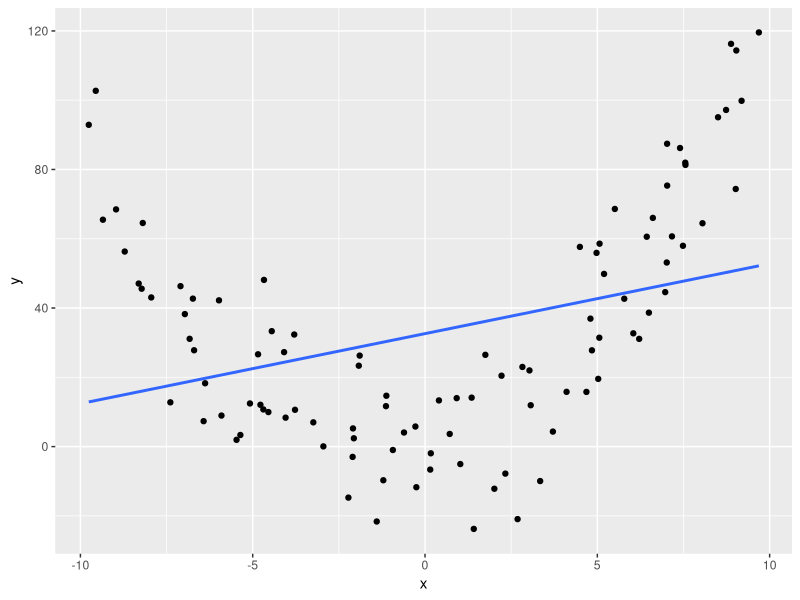
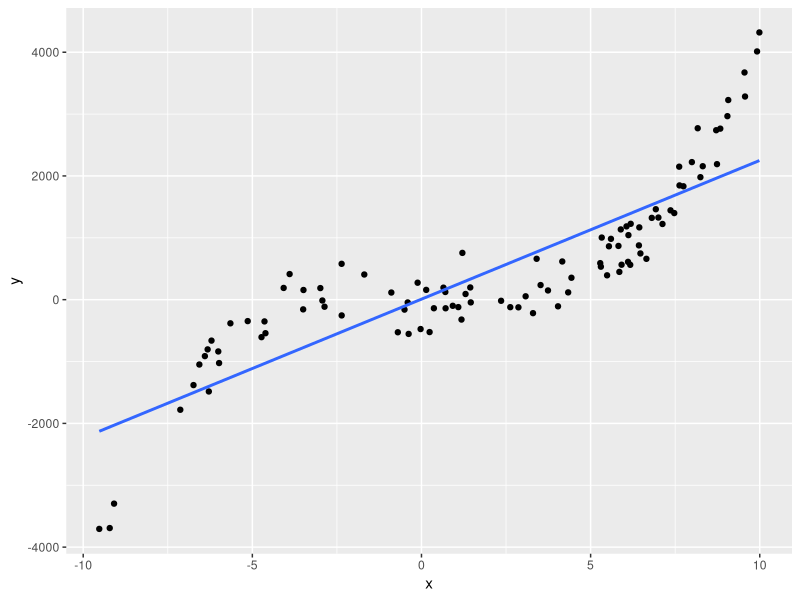

The R source for these figures, in order:
## ---- chunk 1
library(tidyverse)
## ---- chunk 2
#| echo: false

set.seed(2343)
bad_linear_data <- data.frame(
  x = runif(100, -10, 10),
  residual = rnorm(100, mean = 0, sd = 15)
) |> 
  mutate(y = 2*x + x^2 + 1 + residual)

r_squared <- cor(bad_linear_data$x, bad_linear_data$y)^2
r_squared <- round(r_squared, 2)

ggplot(bad_linear_data, aes(x = x, y = y)) +
  geom_point() +
  geom_smooth(method = "lm", se = FALSE)
## ---- chunk 3
#| echo: false
bad_linear_data <- data.frame(
  x = runif(100, -10, 10),
  residual = rnorm(100, mean = 0, sd = 300)
) |> 
  mutate(y = 2*x + 4 * x^3 + 1 + residual)

r_squared <- cor(bad_linear_data$x, bad_linear_data$y)^2
r_squared <- round(r_squared, 2)

ggplot(bad_linear_data, aes(x = x, y = y)) +
  geom_point() +
  geom_smooth(method = "lm", se = FALSE)
